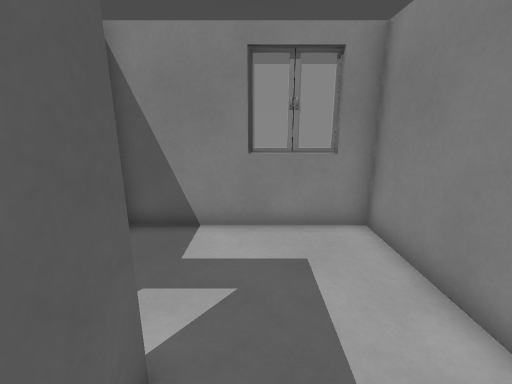
view 1 (above)

14 first-person views from a walk through a Godot game level. The camera is 1.4 m above the floor, tilts 14° down and sees 90° across. The floor is counted in squares, 0.5 m on a side. Each view is taken from the middle of a square. On the plan, view 1 faces up. The plan holds only what a view shows up to about 19 squares ahead; the rest is blank. Door leaves are left out where a doorway can be walked through.

view 2
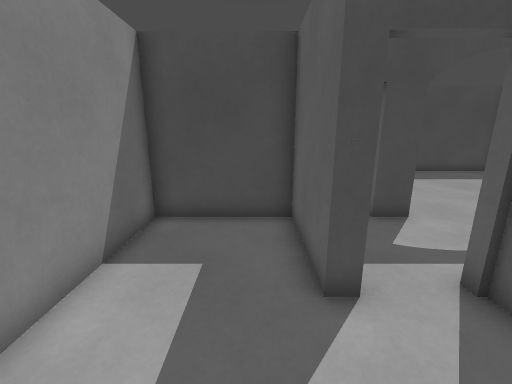

view 3
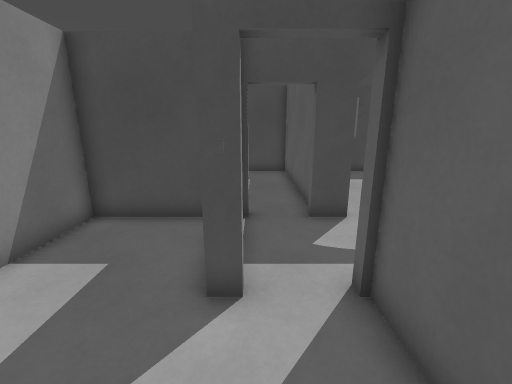

view 4
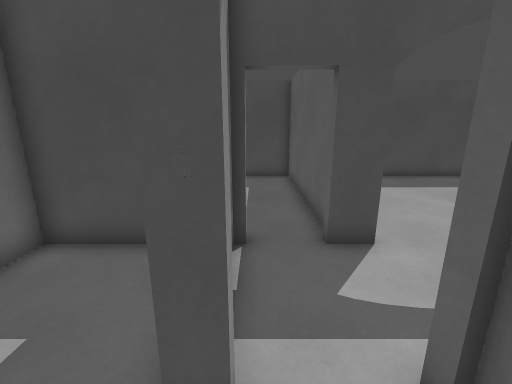

view 5
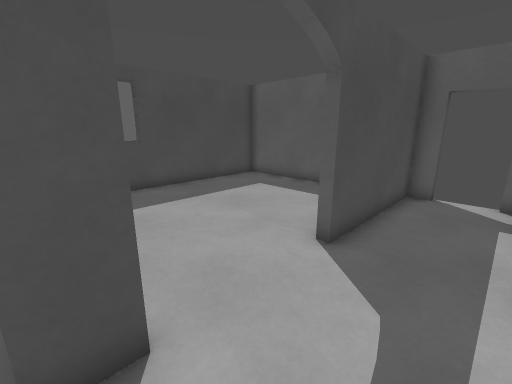

view 6
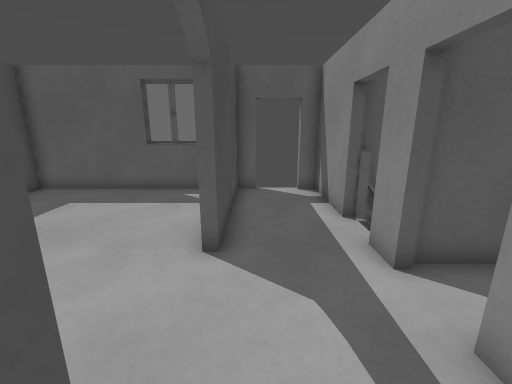

view 7
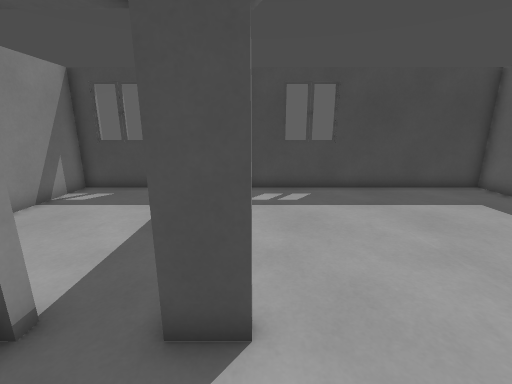

view 8
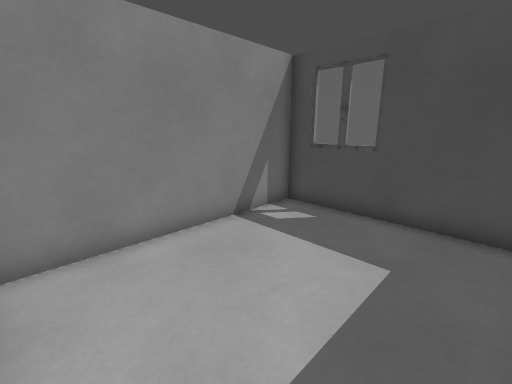

view 9
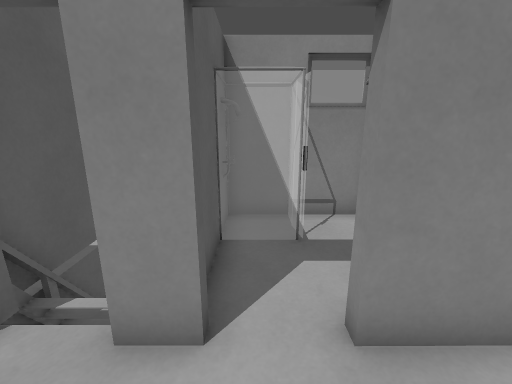

view 10
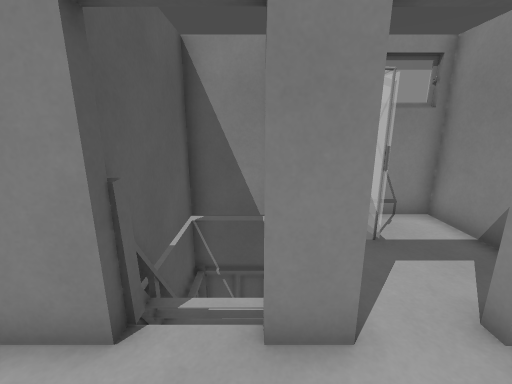

view 11
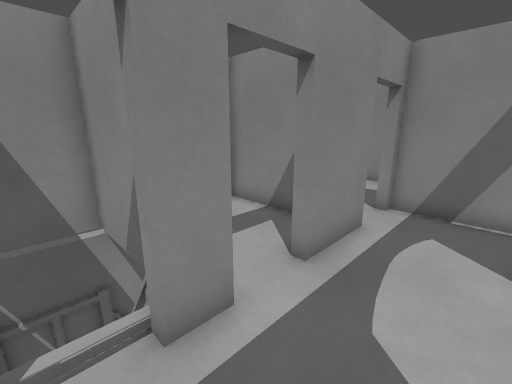

view 12
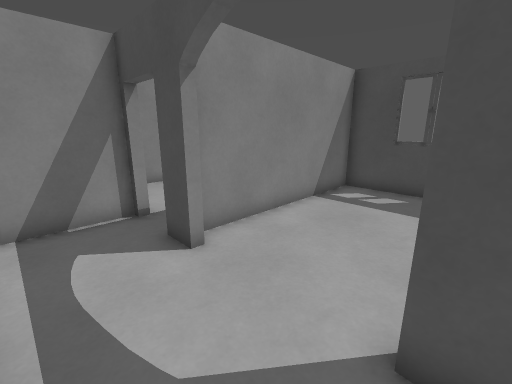

view 13
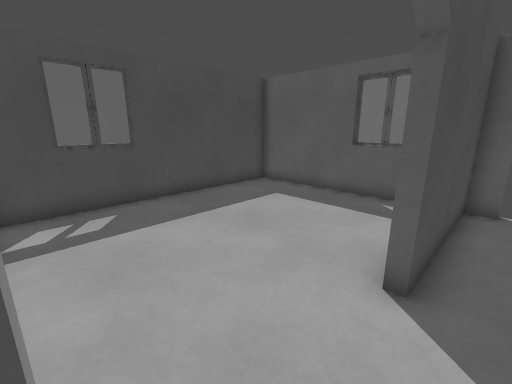

view 14
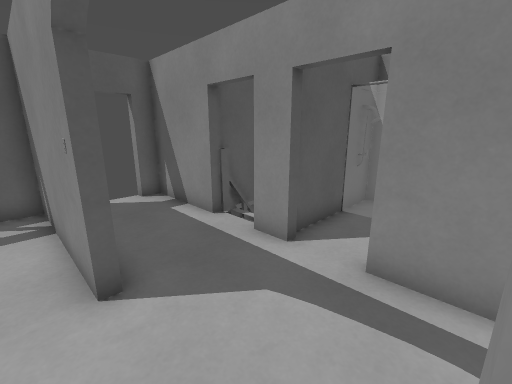

### Floor plan
Points are (right, up) in squares from view 1. A wall is a line through its corners. A room is listed if a view was taken in it or the views show most of it. See-through windows are left out.
Room 1 (views 1, 2, 3, 4)
walls: (-1.8, 2.2) (-1.2, 2.2) (-1.2, -1.9) (3.3, -1.9) (3.3, 7.1) (-3.9, 7.1); (-4, 4.5) (-4, 2.1); (2.3, 7.3) (-0.2, 7.3)
ways out: open door at (-2.5, 2) to room 2
Room 2 (views 5, 6, 7, 9, 10, 11, 12, 13, 14)
walls: (-4.9, -2.4) (-4.9, -1.9) (-3.8, -1.9); (-8.7, 1.8) (-9.9, 1.8); (-16, -3.8) (-16, -6); (-11.9, 1.8) (-15.8, 1.8) (-15.8, 1); (-15.8, -1) (-15.8, -1.9) (-9.4, -1.9) (-9.4, -2.2) (-15.8, -2.2) (-15.8, -11.1) (-4.2, -11.1) (-4.2, -2.6); (-3.8, 1.8) (-6.7, 1.8); (-1.4, -1.9) (-1.4, 1.8) (-1.8, 1.8)
ways out: open door at (-2.5, 2) to room 1; open door at (-2.5, -2) to room 3; open door at (-7.5, 2) to room 4; open door at (-16, 0); open door at (-11, 2)
Room 3 (view 8)
walls: (-4, -2.9) (-4, -11.1) (3.3, -11.1) (3.3, -2.6)
ways out: open door at (-2.5, -2) to room 2
Room 4 (no view inside)
walls: (-4.2, 3.9) (-4.2, 7.1) (-8.9, 7.1) (-8.9, 2.3)
ways out: open door at (-7.5, 2) to room 2

Where each view was taken, in squares from view 1:
view 1: 0 up, 0 right, facing up
view 2: 6 up, 0 right, facing down
view 3: 6 up, 2 left, facing down
view 4: 4 up, 2 left, facing down
view 5: 1 up, 4 left, facing down-left
view 6: 1 down, 4 left, facing left
view 7: 1 up, 5 left, facing down
view 8: 3 down, 3 left, facing down-right
view 9: 1 down, 8 left, facing up
view 10: 1 down, 10 left, facing up
view 11: 1 down, 11 left, facing up-right
view 12: 1 up, 10 left, facing down-right
view 13: 1 down, 5 left, facing down-left
view 14: 3 down, 5 left, facing up-left
